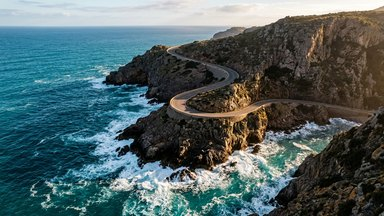
#> input picture modules/cutora_editor/resources/transition_samples/camera_b.jpg, 384 x 216 px
$ python -i autograde.py   (imports and definitions only)
#> lines starting #> are read from the running program, lines starting #| are printed output that depends on the picture
#!/usr/bin/env python
"""autograde - transparent, deterministic auto colour grading.

Pipeline (all steps are plain numpy/OpenCV math, every number is in report.json):
  1. Shot detection (HSV histogram distance)                       ~ Resolve scene-cut detection
  2. Per shot: robust measurements (ignores clipped + saturated px)
  3. Per shot: auto tone (percentile black/white, gamma to mid-grey) ~ Resolve Auto Color / Lumetri Auto Tone
     robust white balance (gray-world x white-patch)                ~ FCP Balance Color
     skin-tone guard (OpenCV Haar faces / YCrCb skin, hue toward the skin line)
     highlight roll-off, shadow lift, gentle S-curve, vibrance
  4. Shot matching: every shot is pulled toward the median look    ~ Resolve Shot Match / FCP Match Color
  5. Optional reference image: Reinhard mean/std transfer in Lab   ~ Lumetri Color Match
  6. Each shot baked into ONE fixed 33^3 .cube LUT -> ffmpeg lut3d (constant per shot = no flicker)
  7. Optional --regions: per-frame masks (faces + blown-window highlights), temporally smoothed,
     window-only highlight compression that keeps local detail, skin protection
  8. Optional Rec.709 legal-range check of the output
  9. Optional --llm / --llm-vision: local Ollama returns numbers only (strict schema, clamped)

SECURITY: no shell, argv lists only, fixed filter templates, every number clamped,
LLM text is never executed nor put in a filter, network only to localhost Ollama,
input is never overwritten, all outputs stay inside the output folder.
"""
import argparse, base64, ipaddress, json, math, os, shutil, subprocess, sys, time, urllib.parse, urllib.request
import numpy as np, cv2

_LTX_ROOT = os.path.abspath(os.path.join(os.path.dirname(__file__), "..", "..", "..", "..", ".."))
FF_CANDIDATES = [
    os.path.join(_LTX_ROOT, "runtime", "bin", "ffmpeg.exe"),
    os.path.join(_LTX_ROOT, "runtime", "ffmpeg", "ffmpeg.exe"),
    os.path.join(_LTX_ROOT, "runtime", "ffmpeg", "bin", "ffmpeg"),
    os.path.join(_LTX_ROOT, "runtime", "bin", "ffmpeg"),
    "/opt/homebrew/bin/ffmpeg",
    "/usr/local/bin/ffmpeg",
    r"D:\0_Dev\CUTORA\runtime\ffmpeg\ffmpeg.exe",
]
LUT_N = 33
VIDEO_EXT = {".mp4", ".mov", ".mkv", ".avi", ".m4v", ".mts", ".webm"}
LUMA = np.array([0.2126, 0.7152, 0.0722], np.float32)

# Hard bounds for every grading parameter (min, max, neutral). Everything passes clampp().
BOUNDS = dict(wb_r=(0.80, 1.25, 1.0), wb_g=(0.80, 1.25, 1.0), wb_b=(0.80, 1.25, 1.0),
              black=(0.0, 0.10, 0.0), white=(0.60, 1.0, 1.0), gamma=(0.6, 1.6, 1.0),
              exposure_ev=(-0.6, 0.6, 0.0), temp=(-0.08, 0.08, 0.0), tint=(-0.06, 0.06, 0.0),
              contrast=(-0.15, 0.40, 0.0), vibrance=(-0.2, 0.5, 0.0), saturation=(0.85, 1.25, 1.0),
              highlight_rolloff=(0.0, 1.0, 0.0), shadow_lift=(0.0, 0.08, 0.0))
# What the LLM may send per shot: bounded DELTAS only.
LLM_SCHEMA = dict(exposure_ev=(-0.3, 0.3), temp=(-0.05, 0.05), tint=(-0.04, 0.04),
                  contrast=(-0.1, 0.1), vibrance=(-0.15, 0.15), highlight_rolloff=(-0.3, 0.3),
                  shadow_lift=(-0.03, 0.03))

# [5 lines left out: function num, not called in this run]

def clampp(p):
    return {k: round(num(p.get(k, BOUNDS[k][2]), *BOUNDS[k]), 5) for k in BOUNDS}

# ---------------- safety helpers ----------------
# [29 lines left out: functions ffbin, run, filter_path, local_host, not called in this run]

class NoRedirect(urllib.request.HTTPRedirectHandler):
    def redirect_request(self, *a, **k): return None   # never follow redirects off localhost

# ---------------- analysis ----------------
# [25 lines left out: functions read_small, detect_shots, not called in this run]

_FACE = None
def faces(rgb):
    """OpenCV's bundled Haar cascade (ships inside opencv, no download)."""
    global _FACE
    if _FACE is None: _FACE = cv2.CascadeClassifier(os.path.join(cv2.data.haarcascades, "haarcascade_frontalface_default.xml"))
    g = cv2.equalizeHist(cv2.cvtColor(rgb, cv2.COLOR_RGB2GRAY))
    return _FACE.detectMultiScale(g, 1.1, 5, minSize=(max(16, rgb.shape[1] // 25),) * 2)

def skin_mask_ycc(rgb):
    ycc = cv2.cvtColor(rgb, cv2.COLOR_RGB2YCrCb)
    return (ycc[..., 1] > 135) & (ycc[..., 1] < 175) & (ycc[..., 2] > 85) & (ycc[..., 2] < 130) & (ycc[..., 0] > 50)

# [30 lines left out: function measure, not called in this run]

def lab_stats(rgb01):
    lab = cv2.cvtColor(rgb01.reshape(-1, 1, 3).astype(np.float32), cv2.COLOR_RGB2Lab).reshape(-1, 3)
    return lab.mean(0), lab.std(0)

def skin_hue(rgb01):
    L, a, b = cv2.cvtColor(np.array(rgb01, np.float32).reshape(1, 1, 3), cv2.COLOR_RGB2Lab).reshape(3)
    return math.degrees(math.atan2(b, a))

# ---------------- correction model ----------------
# [274 lines left out: functions compute_params, smooth, transform, write_cube, contact_sheet, ask_llm and 5 more, not called in this run]

# [2 lines not run here, left out]

>>> import cv2
>>> picture = cv2.cvtColor(cv2.imread('../../../../cutora_editor/resources/transition_samples/camera_b.jpg'), cv2.COLOR_BGR2RGB)
>>> result = faces(picture)
#> in faces, `g = cv2.equalizeHist(cv2.cvtColor(rgb, cv2.COLOR_RGB2GRAY))`:
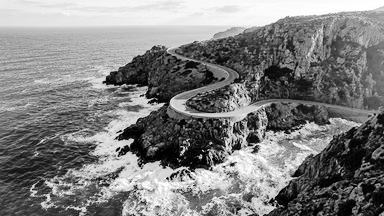
#> g: shape (216, 384); min 0, max 255, mean 128
#> result = ()

$ run again, on modules/cutora_editor/resources/transition_samples/light_a@2x.jpg
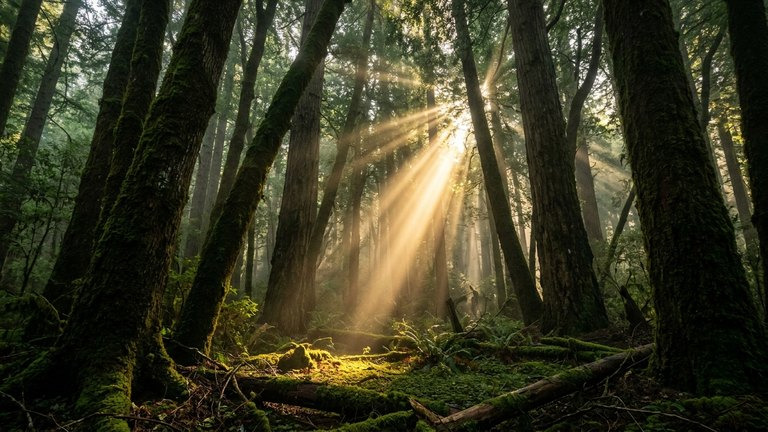
#> input picture modules/cutora_editor/resources/transition_samples/light_a@2x.jpg, 768 x 432 px
#> in faces, `g = cv2.equalizeHist(cv2.cvtColor(rgb, cv2.COLOR_RGB2GRAY))`:
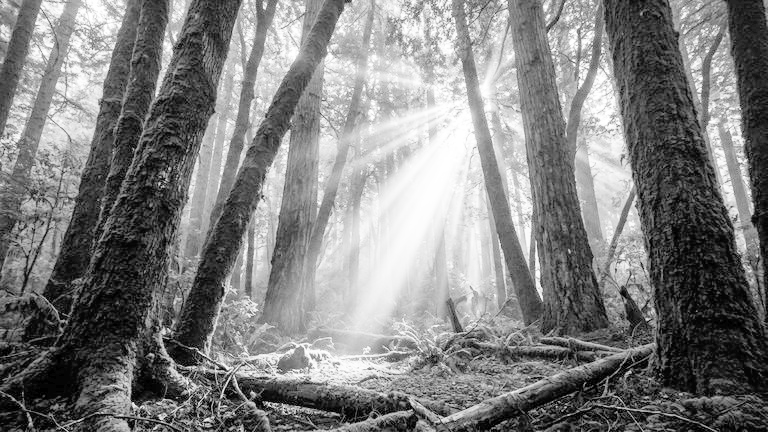
#> g: shape (432, 768); min 0, max 255, mean 128.3
#> result = [[255, 19, 54, 54]]

$ run again, on modules/cutora_editor/resources/transition_samples/light_b.jpg
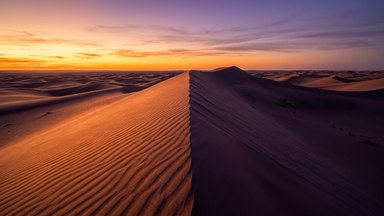
#> input picture modules/cutora_editor/resources/transition_samples/light_b.jpg, 384 x 216 px
#> in faces, `g = cv2.equalizeHist(cv2.cvtColor(rgb, cv2.COLOR_RGB2GRAY))`:
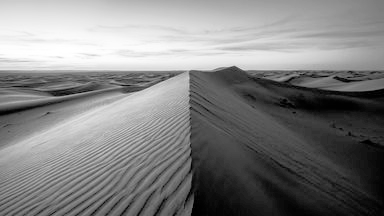
#> g: shape (216, 384); min 0, max 255, mean 128.4
#> result = ()
